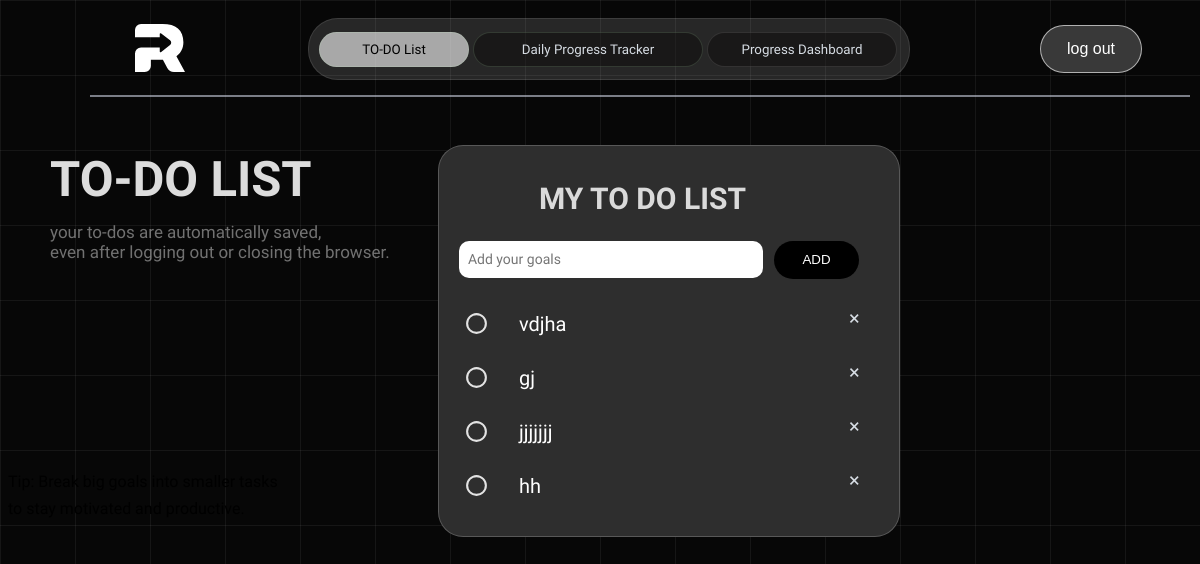
/jour (signed in), run on an earlier commit of the app's database.
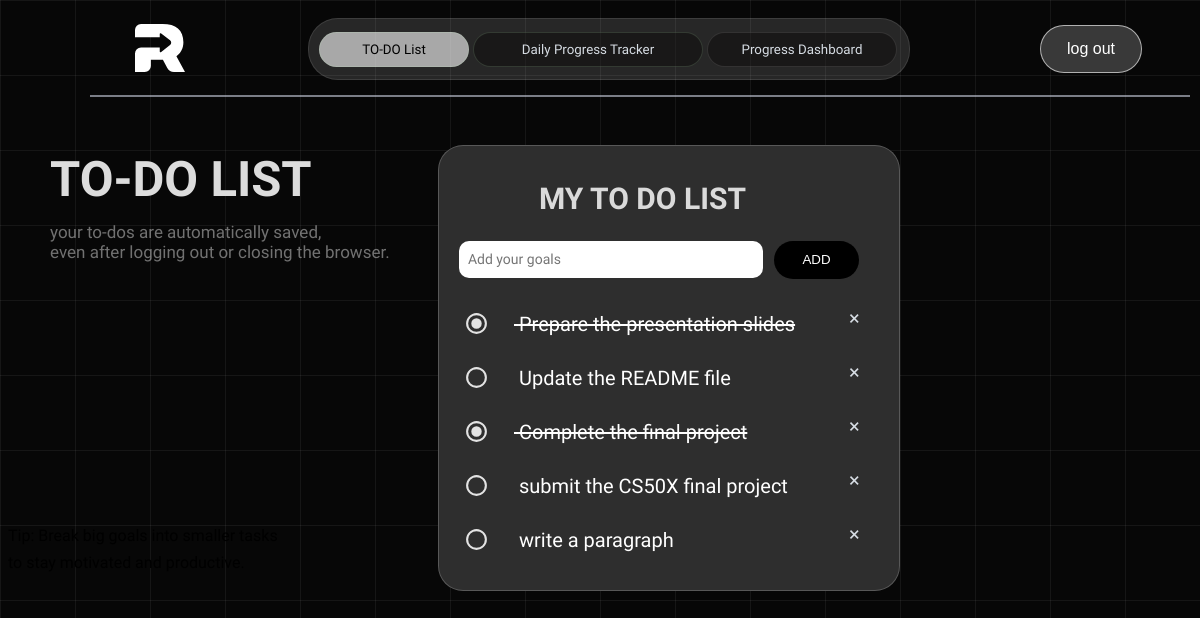
And on a later commit of the database.
### tables this page shows
CREATE TABLE tasks (
id INTEGER PRIMARY KEY AUTOINCREMENT,
user_id INTEGER NOT NULL,
task TEXT NOT NULL,
completed INTEGER DEFAULT 0
);

### app.py (the view)
@app.route("/jour")
def journey():
    if not session.get("user_id") :
        flash("You should log in or sign up first!")
        return redirect("/")
    tasks = db.execute(
        "SELECT * FROM tasks WHERE user_id = ?",
        session["user_id"]
    )
    return render_template("todo.html" ,tasks = tasks)

### app.py (called while the page is built)
@app.after_request
def after_request(response):
    response.headers["Cache-Control"] = "no-cache, no-store, must-revalidate"
    response.headers["Expires"] = 0
    response.headers["Pragma"] = "no-cache"
    return response

### templates/todo.html (shortened to what this page needs)
<!DOCTYPE html>
<html lang="en">
<head>
<link rel="stylesheet" href="{{ url_for('static', filename='styles.css') }}">  <title>Arrow</title>
</head>
<body>
  <header>
    <nav class="navbar" >
      <a href="/">
      <img class="arrow-image" src="{{ url_for('static', filename='logo.svg') }}" alt="arrow" >
      </a>
      {% if session.get("user_id") %}
      <button class="logout-btn"  onclick="window.location.href='/logout';" >log out</button>
      {% else %}
      <button class="login-btn"  onclick="window.location.href='/login';" >log in</button>
      <button class="sign-btn"  onclick="window.location.href='/signup';">sign up</button>
      {% endif %}
       <div>
        <div class="buttons-container">
          <button class="tododo-btn-active"  onclick="window.location.href='/todo';">TO-DO List</button>
          <button class="time-btn"  onclick="window.location.href='/time';">Daily Progress Tracker</button>
          <button class="graph-btn"  onclick="window.location.href='/graph';">Progress Dashboard</button>
        </div>
      </div>
    </nav>
  </header>
  <div class="line"></div>
  <main>
    <div class="todo-container">
      <div class="todo-list">
       <h2 class="todo-title">MY TO DO LIST</h2>
       <form action="/add_task" method="POST" >
       <input type="text" placeholder="  Add your goals " autocomplete="off"
        id="input-task" class="todo-input"
       name="task" required >
       <button type="submit" class="todo-btn">ADD</button>
       </form>
      <ul id="task-list">
        {% for task in tasks %}
      <li onclick="window.location='/toggle_task/{{ task.id }}'"
      class="{% if task.completed %}checked{% endif %}">
          {{ task.task }}
        <a href="/delete_task/{{ task.id }}">
          <span >&times;</span>
        </a>
      </li>
        {% endfor %}
      </ul>
      </div>
    </div>
   <div class="tip-box">
      <p class="tip-p">Tip: Break big goals into smaller tasks </p>
      <p class="tip-p2">to stay motivated and productive.</p>
   </div>
   <div>
      <h2 class="to-title">TO-DO LIST</h2>
   </div>
   <div>
      <p class="tip3">your to-dos are automatically saved,<br>
       even after logging out or closing the browser.</p>
   </div>
  </main>
</body>
</html>

### static/styles.css (style rules this page uses)
body { height: 1900px; background-color: #070707; background-image: linear-gradient(rgba(255, 255, 255, 0.06) 0.9px, transparent 0.7px), linear-gradient(90deg, rgba(255, 255, 255, 0.06) 0.9px, transparent 0.7px); background-size: 75px 75px; }
.line { position: absolute; top: 95px; left: 90px; width: 1100px; height: 1.5px; background-color: #cfd5e494; }
.logout-btn { background: rgb(57, 57, 57); color: rgb(255, 255, 255); padding: 14px 26px; font-size: 16px; border: 0.5px solid rgba(255, 255, 255, 0.607); border-radius: 40px; cursor: pointer; transition: 0.2s ease; position: absolute; left: 1040px; top: 25px; }
html { scroll-behavior: smooth; }
.todo-container { background: #2E2E2E; backdrop-filter: blur(15px); border: 1px solid rgba(255, 255, 255, 0.2); border-radius: 25px; width: 440px ; padding: 10px ; position: relative; top: 75px; left: 430px ; }
.todo-title { font-family: "Google Sans", sans-serif; font-size: 30px; color: #dadada; position: relative; left: 90px; }
.todo-input { border: none; background-color: #ffffff; color: rgb(0, 0, 0); width: 300px; height: 35px; font-family: "Google Sans", sans-serif; position: relative; left: 10px; border-radius: 10px; font-size: 14px; }
.todo-btn { border: none; color: #ffffff; background-color: black; width: 85px; height: 38px; border-radius: 20px; position: absolute; left: 335px; cursor: pointer; }
.todo-list ul li { font-family: "Google Sans", sans-serif; color: #ffffff; font-size: 20px; list-style: none; padding: 12px 4px 12px 5px ; position: relative; left: -5px; }
.todo-list ul li::before { content: ""; display: inline-block; background: url(unchecked.svg) center/cover ; cursor: pointer; width: 25px ; height: 25px ; border-radius: 50% ; position: relative; top: 5px; left: -25px; }
.todo-list ul li span { color: #d6dce3; position: absolute; left: 365px; cursor: pointer; }
.todo-list ul li.checked { text-decoration: line-through; }
.todo-list ul li.checked::before { content: ""; display: inline-block; background: url(checked.svg) center/cover; cursor: pointer; width: 25px ; height: 25px ; border-radius: 50% ; position: relative; top: 5px; left: -25px; }
.buttons-container { width: 600px; height: 60px; background: rgba(255, 255, 255, 0.13); color: #d6dce3; border-radius: 30px; border: 1px solid rgba(255,255,255,0.1); position: relative; top: 10px; left: 300px; }
.time-btn { font-family: "Google Sans", sans-serif; width: 230px; height: 35px; background: rgba(5, 4, 4, 0.4); color: #d6dce3; border-radius: 20px; border: 1px solid rgba(201, 2021, 201, 0.15); position: relative; top: 13px; left: 10px; transition: 0.3s; }
.graph-btn { font-family: "Google Sans", sans-serif; width: 190px; height: 35px; background: rgba(5, 4, 4, 0.4); color: #d6dce3; border-radius: 20px; border: 1px solid rgba(201, 201, 201, 0.15); position: relative; top: 13px; left: 10px; cursor: pointer; }
.tododo-btn-active { font-family: "Google Sans", sans-serif; width: 150px; height: 35px; background: rgba(255, 255, 255, 0.6); color: #000000; border-radius: 20px; border: 1px solid rgba(201, 2021, 201, 0.15); position: relative; top: 13px; left: 10px; transition: 0.3s; }
.tip-p { font-family: "Google Sans", sans-serif; font-size: 16px; margin-top: 10px; }
.tip-p2 { font-family: "Google Sans", sans-serif; font-size: 16px; position: relative; top: -8px; }
.tip3 { font-family: "Google Sans", sans-serif; font-size: 17px; color: rgba(245, 245, 245, 0.447); position: absolute; top: 205px; left: 50px; }
.to-title { font-family: "Google Sans", sans-serif; font-size: 49px; color: gainsboro; position: absolute; top:110px; left: 50px; }
.arrow-image { width: 50px; height: 50px; position: absolute; top: 23px; left: 135px; }

What changed in the data, as far as the page shows it:
removed tasks: task "vdjha"
removed tasks: task "gj"
removed tasks: task "jjjjjjj"
removed tasks: task "hh"
added tasks: task "Prepare the presentation slides", completed 1 (drawn)
added tasks: task "Update the README file"
added tasks: task "Complete the final project", completed 1 (drawn)
added tasks: task "submit the CS50X final project"
added tasks: task "write a paragraph"
